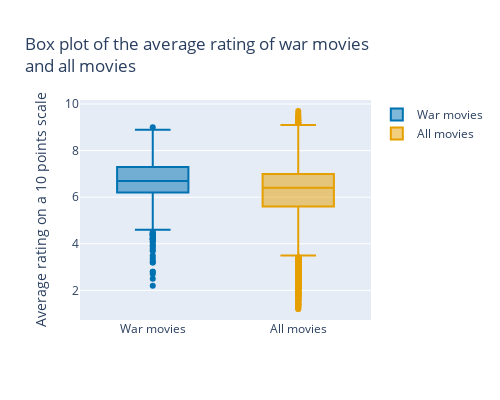

Here is the notebook cell this chart was saved with:
### Code cell
import plotly.graph_objects as go

fig = go.Figure()
fig.add_trace(go.Box(y=all_movies_genre_war['averageRating'], name='War movies', marker_color='rgb(0, 114, 178)'))
fig.add_trace(go.Box(y=all_movies_cleaned['averageRating'], name='All movies',  marker_color='rgb(230, 159, 0)'))
fig.update_layout(title='Box plot of the average rating of war movies<br>and all movies',
                   yaxis_title='Average rating on a 10 points scale')
fig.update_layout(width=500, height=400 )
fig.show()

### Figure 1 — Plotly figure (JSON) as saved in the notebook; plotly's stock layout.template omitted (floating-point values rounded to 4 significant figures; data arrays with more than 128 entries replaced by an {"elided": "..."} marker saying what was removed)
{"data": [{"marker": {"color": "rgb(0, 114, 178)"}, "name": "War movies", "type": "box", "y": {"elided": "1473 float values"}}, {"marker": {"color": "rgb(230, 159, 0)"}, "name": "All movies", "type": "box", "y": {"elided": "36797 float values"}}], "layout": {"height": 400, "title": {"text": "Box plot of the average rating of war movies<br>and all movies"}, "width": 500, "yaxis": {"title": {"text": "Average rating on a 10 points scale"}}}}
